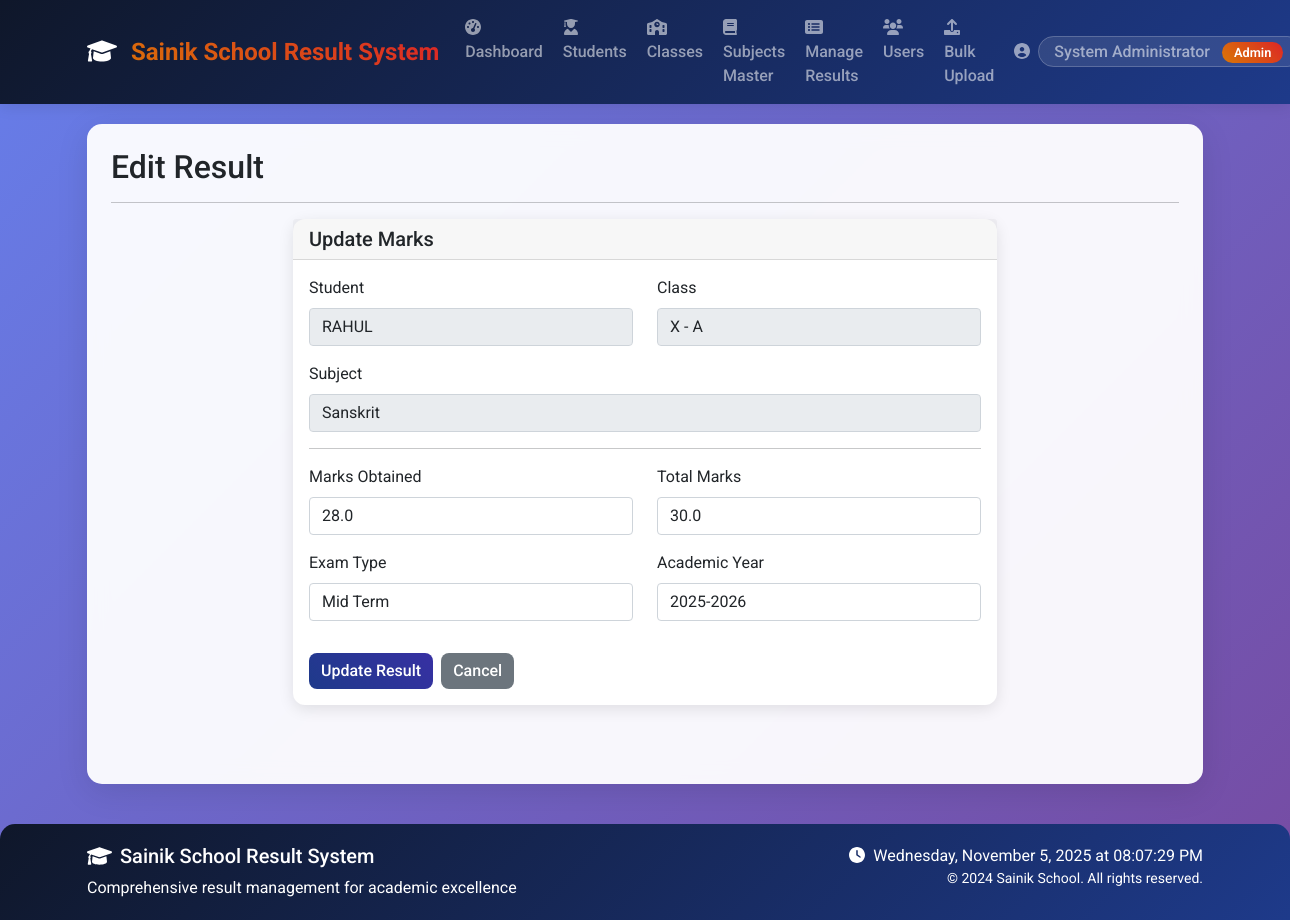
Screenshot of /edit_result/10 (signed in) with the database file from the repository.
### tables this page shows
CREATE TABLE users (
            id INTEGER PRIMARY KEY AUTOINCREMENT,
            username TEXT UNIQUE NOT NULL,
            password TEXT NOT NULL,
            role TEXT NOT NULL CHECK(role IN ('admin', 'teacher', 'student')),
            name TEXT NOT NULL,
            email TEXT,
            created_at TIMESTAMP DEFAULT CURRENT_TIMESTAMP
        , student_id INTEGER REFERENCES students(id));

CREATE TABLE classes (
            id INTEGER PRIMARY KEY AUTOINCREMENT,
            class_name TEXT NOT NULL UNIQUE,
            section TEXT,
            teacher_id INTEGER,
            FOREIGN KEY (teacher_id) REFERENCES users (id)
        );

CREATE TABLE subjects (
            id INTEGER PRIMARY KEY AUTOINCREMENT,
            subject_name TEXT NOT NULL UNIQUE,
            subject_code TEXT UNIQUE
        );

CREATE TABLE results (
            id INTEGER PRIMARY KEY AUTOINCREMENT,
            student_id INTEGER NOT NULL,
            subject_id INTEGER NOT NULL,
            class_id INTEGER NOT NULL,
            teacher_id INTEGER NOT NULL,
            marks_obtained REAL NOT NULL,
            total_marks REAL NOT NULL,
            exam_type TEXT,
            exam_date DATE DEFAULT CURRENT_DATE,
            academic_year TEXT,
            created_at TIMESTAMP DEFAULT CURRENT_TIMESTAMP,
            FOREIGN KEY (student_id) REFERENCES users (id),
            FOREIGN KEY (subject_id) REFERENCES subjects (id),
            FOREIGN KEY (class_id) REFERENCES classes (id),
            FOREIGN KEY (teacher_id) REFERENCES users (id)
        );

### app.py (the view)
@app.route('/edit_result/<int:result_id>', methods=['GET'])
@login_required
def edit_result(result_id):
    result = Result.get_result_by_id(result_id)
    if not result:
        flash('Result not found!', 'danger')
        return redirect(url_for('index'))
    if current_user.role == 'admin':
        pass
    elif current_user.role == 'teacher' and result['teacher_id'] == current_user.id:
        pass
    else:
        flash('Access denied! You can only edit results you entered.', 'danger')
        return redirect(url_for('teacher_dashboard'))
    return render_template('edit_result.html', result=result)

### app.py (called while the page is built)
@login_manager.user_loader
def load_user(user_id):
    return LoginUser.get(user_id)

### auth.py (called while the page is built)
    @staticmethod
    def get(user_id):
        user = User.get_by_id(user_id)
        if user:
            return LoginUser(user.id, user.username, user.role, user.name)
        return None

### database.py (called while the page is built)
def get_db_connection():
    conn = sqlite3.connect('school_results.db')
    conn.row_factory = sqlite3.Row
    return conn

### models.py (called while the page is built)
    @staticmethod
    def get_by_id(user_id):
        conn = get_db_connection()
        user = conn.execute(
            'SELECT * FROM users WHERE id = ?', (user_id,)
        ).fetchone()
        conn.close()
        if user:
            return User(
                id=user['id'],
                username=user['username'],
                password=user['password'],
                role=user['role'],
                name=user['name'],
                email=user['email']
            )
        return None

    @staticmethod
    def get_result_by_id(result_id):
        conn = get_db_connection()
        result = conn.execute('''
            SELECT
                r.*,
                s.subject_name,
                s.id as subject_id,
                u.name as student_name,
                c.class_name,
                c.section
            FROM results r
            JOIN subjects s ON r.subject_id = s.id
            JOIN users u ON r.student_id = u.id
            JOIN classes c ON r.class_id = c.id
            WHERE r.id = ?
        ''', (result_id,)).fetchone()
        conn.close()
        return result

### templates/edit_result.html
{% extends "base.html" %}
{% block content %}
<div class="row">
    <div class="col-12">
        <h2>Edit Result</h2>
        <hr>
    </div>
</div>
<div class="row">
    <div class="col-md-8 offset-md-2">
        <div class="card">
            <div class="card-header">
                <h5 class="card-title mb-0">Update Marks</h5>
            </div>
            <div class="card-body">
                <form id="editResultForm"
                      action="{{ url_for('update_result', result_id=result.id) }}"
                      method="POST">
                    <div class="row">
                        <div class="col-md-6 mb-3">
                            <label class="form-label">Student</label>
                            <input type="text" class="form-control" value="{{ result.student_name }}" readonly disabled>
                        </div>
                        <div class="col-md-6 mb-3">
                            <label class="form-label">Class</label>
                            <input type="text" class="form-control" value="{{ result.class_name }} - {{ result.section }}" readonly disabled>
                        </div>
                    </div>
                    <div class="mb-3">
                        <label class="form-label">Subject</label>
                        <input type="text" class="form-control" value="{{ result.subject_name }}" readonly disabled>
                    </div>
                    <hr>
                    <div class="row">
                        <div class="col-md-6 mb-3">
                            <label for="marks_obtained" class="form-label">Marks Obtained</label>
                            <input type="number" step="0.01" class="form-control"
                                   id="marks_obtained" name="marks_obtained"
                                   value="{{ result.marks_obtained }}" required>
                        </div>
                        <div class="col-md-6 mb-3">
                            <label for="total_marks" class="form-label">Total Marks</label>
                            <input type="number" step="0.01" class="form-control"
                                   id="total_marks" name="total_marks"
                                   value="{{ result.total_marks }}" required>
                        </div>
                    </div>
                    <div class="row">
                        <div class="col-md-6 mb-3">
                            <label for="exam_type" class="form-label">Exam Type</label>
                            <input type="text" class="form-control"
                                   id="exam_type" name="exam_type"
                                   value="{{ result.exam_type }}" required>
                        </div>
                        <div class="col-md-6 mb-3">
                            <label for="academic_year" class="form-label">Academic Year</label>
                            <input type="text" class="form-control"
                                   id="academic_year" name="academic_year"
                                   value="{{ result.academic_year }}" required>
                        </div>
                    </div>
                    <div class="d-flex gap-2 mt-3">
                        <button type="submit" class="btn btn-primary">Update Result</button>
                        {% if current_user.role == 'admin' %}
                            <a href="{{ url_for('manage_all_results') }}" class="btn btn-secondary">Cancel</a>
                        {% else %}
                            <a href="{{ url_for('teacher_manage_results_by_subject', subject_id=result.subject_id) }}" class="btn btn-secondary">Cancel</a>
                        {% endif %}
                    </div>
                </form>
            </div>
        </div>
    </div>
</div>
{% endblock %}

### templates/base.html (shortened to what this page needs)
<!DOCTYPE html>
<html lang="en">
<head>
    <link href="https://cdn.jsdelivr.net/npm/bootstrap@5.1.3/dist/css/bootstrap.min.css" rel="stylesheet">
    <link rel="stylesheet" href="https://cdnjs.cloudflare.com/ajax/libs/font-awesome/6.0.0/css/all.min.css">
</head>
<body>
    <nav class="navbar navbar-expand-lg navbar-dark bg-primary sticky-top">
        <div class="container">
            <a class="navbar-brand" href="{{ url_for('index') }}">
                <i class="fas fa-graduation-cap me-2"></i>
                Sainik School Result System
            </a>
            <div class="collapse navbar-collapse" id="navbarNav">
                <ul class="navbar-nav me-auto">
                    {% if current_user.is_authenticated %}
                        {% if current_user.role == 'admin' %}
                            <li class="nav-item">
                                <a class="nav-link" href="{{ url_for('admin_dashboard') }}">
                                    <i class="fas fa-tachometer-alt me-1"></i>Dashboard
                                </a>
                            </li>
                            <li class="nav-item">
                                <a class="nav-link" href="{{ url_for('manage_students') }}">
                                    <i class="fas fa-user-graduate me-1"></i>Students
                                </a>
                            </li>
                            <li class="nav-item">
                                <a class="nav-link" href="{{ url_for('manage_classes') }}">
                                    <i class="fas fa-school me-1"></i>Classes
                                </a>
                            </li>
                            <li class="nav-item">
                                <a class="nav-link" href="{{ url_for('manage_subjects_master') }}">
                                    <i class="fas fa-book me-1"></i>Subjects Master
                                </a>
                            </li>
                            <li class="nav-item">
                                <a class="nav-link" href="{{ url_for('manage_all_results') }}">
                                    <i class="fas fa-list-alt me-1"></i>Manage Results
                                </a>
                            </li>
                            <li class="nav-item">
                                <a class="nav-link" href="{{ url_for('manage_users') }}">
                                    <i class="fas fa-users me-1"></i>Users
                                </a>
                            </li>
                            <li class="nav-item">
                                <a class="nav-link" href="{{ url_for('upload_data') }}">
                                    <i class="fas fa-upload me-1"></i>Bulk Upload
                                </a>
                            </li>
                        {% endif %}
                    {% endif %}
                </ul>
                <div class="navbar-nav ms-auto">
                    {% if current_user.is_authenticated %}
                        <div class="nav-item dropdown">
                            <a class="nav-link dropdown-toggle" href="#" id="navbarDropdown" role="button" data-bs-toggle="dropdown">
                                <i class="fas fa-user-circle me-1"></i>
                                <span class="welcome-text">
                                    {{ current_user.name }}
                                    <span class="role-badge ms-2">{{ current_user.role|title }}</span>
                                </span>
                            </a>
                        </div>
                    {% else %}
                        <a class="nav-link" href="{{ url_for('login') }}">
                            <i class="fas fa-sign-in-alt me-1"></i>Login
                        </a>
                    {% endif %}
                </div>
            </div>
        </div>
    </nav>
    <div class="container">
        <div class="main-container p-4">
            {% block content %}{% endblock %}
        </div>
    </div>
    <footer class="footer">
        <div class="container">
            <div class="row">
                <div class="col-md-6">
                    <h5><i class="fas fa-graduation-cap me-2"></i>Sainik School Result System</h5>
                    <p class="mb-0">Comprehensive result management for academic excellence</p>
                </div>
                <div class="col-md-6 text-md-end">
                    <p class="mb-0">
                        <i class="fas fa-clock me-1"></i>
                        <span id="current-time"></span>
                    </p>
                    <p class="mb-0 small">
                        &copy; 2024 Sainik School. All rights reserved.
                    </p>
                </div>
            </div>
        </div>
    </footer>
</body>
</html>

### templates/base.html (style rules this page uses)
:root { --sainik-blue: #1e3a8a; --sainik-red: #dc2626; --sainik-gold: #d97706; --sainik-dark: #0f172a; }
body { font-family: 'Roboto', sans-serif; background: linear-gradient(135deg, #667eea 0%, #764ba2 100%); min-height: 100vh; }
.main-container { background: rgba(255, 255, 255, 0.95); backdrop-filter: blur(10px); border-radius: 15px; box-shadow: 0 8px 32px rgba(0, 0, 0, 0.1); margin-top: 20px; margin-bottom: 20px; min-height: calc(100vh - 140px); }
.navbar-brand { font-weight: 700; font-size: 1.5rem; background: linear-gradient(45deg, var(--sainik-gold), var(--sainik-red)); -webkit-background-clip: text; -webkit-text-fill-color: transparent; background-clip: text; }
.navbar { background: linear-gradient(135deg, var(--sainik-dark), var(--sainik-blue)) !important; box-shadow: 0 2px 15px rgba(0, 0, 0, 0.1); }
.nav-link { font-weight: 500; transition: all 0.3s ease; border-radius: 5px; margin: 0 2px; }
.welcome-text { background: rgba(255, 255, 255, 0.1); padding: 5px 15px; border-radius: 20px; border: 1px solid rgba(255, 255, 255, 0.2); }
.footer { background: linear-gradient(135deg, var(--sainik-dark), var(--sainik-blue)); color: white; padding: 20px 0; margin-top: 40px; border-radius: 15px 15px 0 0; }
.role-badge { background: linear-gradient(45deg, var(--sainik-gold), var(--sainik-red)); color: white; padding: 3px 12px; border-radius: 15px; font-size: 0.8rem; font-weight: 600; }
.card { transition: all 0.3s ease; border: none; border-radius: 12px; box-shadow: 0 4px 15px rgba(0, 0, 0, 0.1); }
.btn { border-radius: 8px; font-weight: 500; transition: all 0.3s ease; border: none; }
.btn-primary { background: linear-gradient(45deg, var(--sainik-blue), #3730a3); }

### rows the page displays
users: name "System Administrator", role "Admin"
users: student_name "RAHUL"
classes: class_name "X - A"
subjects: subject_name "Sanskrit"
results: marks_obtained "28.0", total_marks "30.0", exam_type "Mid Term", academic_year "2025-2026"
